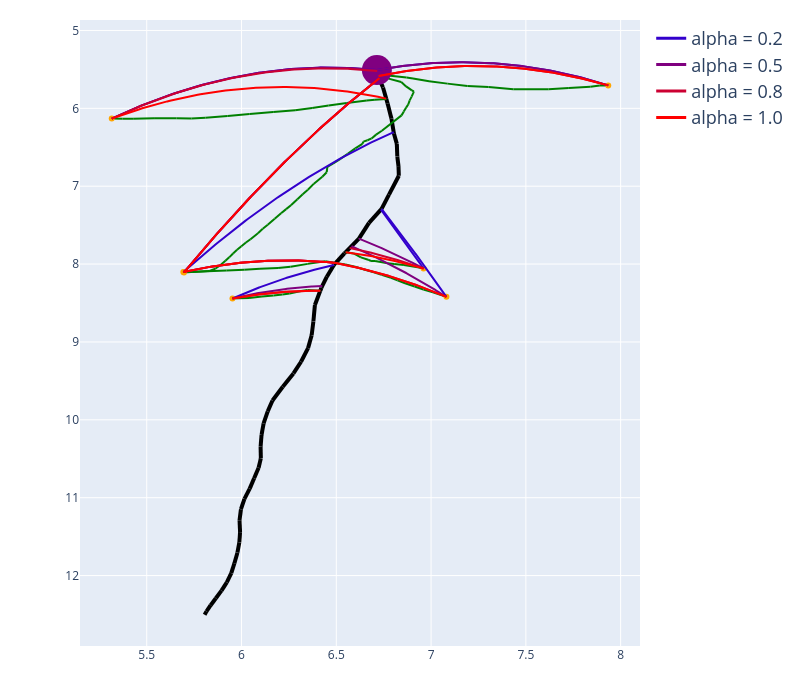
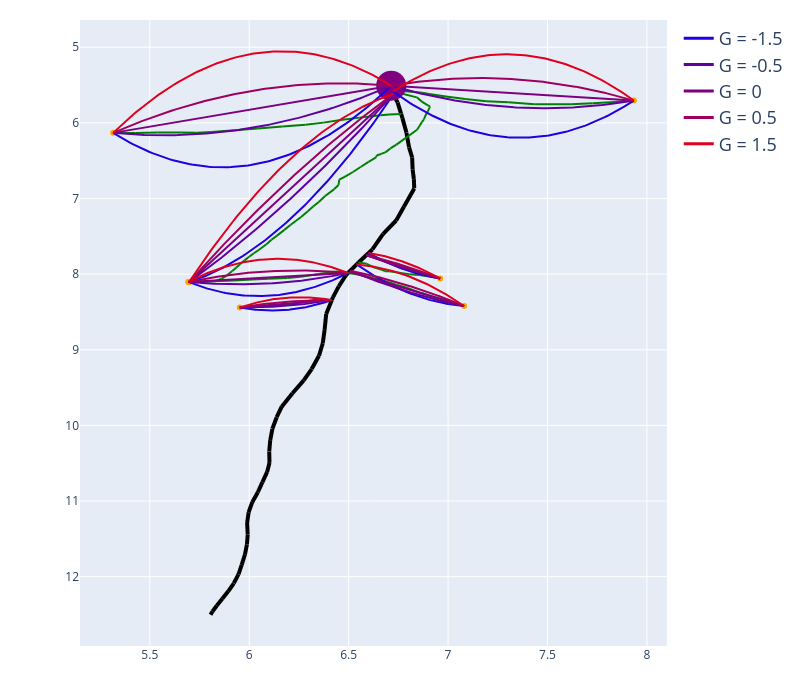
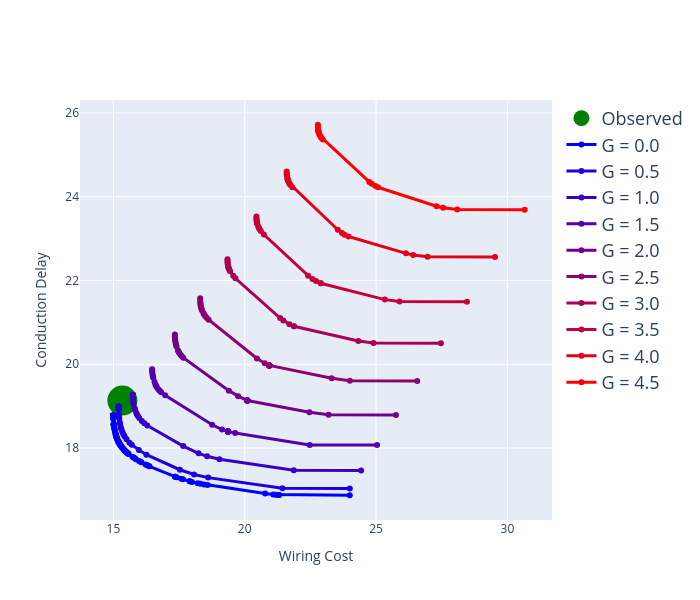

These figures' notebook cell, in order:
### Code cell
fname = "pimpi_Big5_all_day_set1_day4_20191023_025_112_4_S.csv"

# Panel A: fix G, vary alpha
panel_vary_alpha(
    fname,
    G=0.5,
    alphas=[0.2, 0.5, 0.8, 1.0],
    save_name="panel_alpha"
)

# Panel B: fix alpha, vary G
panel_vary_G(
    fname,
    alpha=0.7,
    G_values=[-1.5, -0.5, 0, 0.5, 1.5],
    save_name="panel_G"
)

# Panel C: Pareto front
plot_pareto_front(
    fname,
    save_name="panel_pareto"
)
